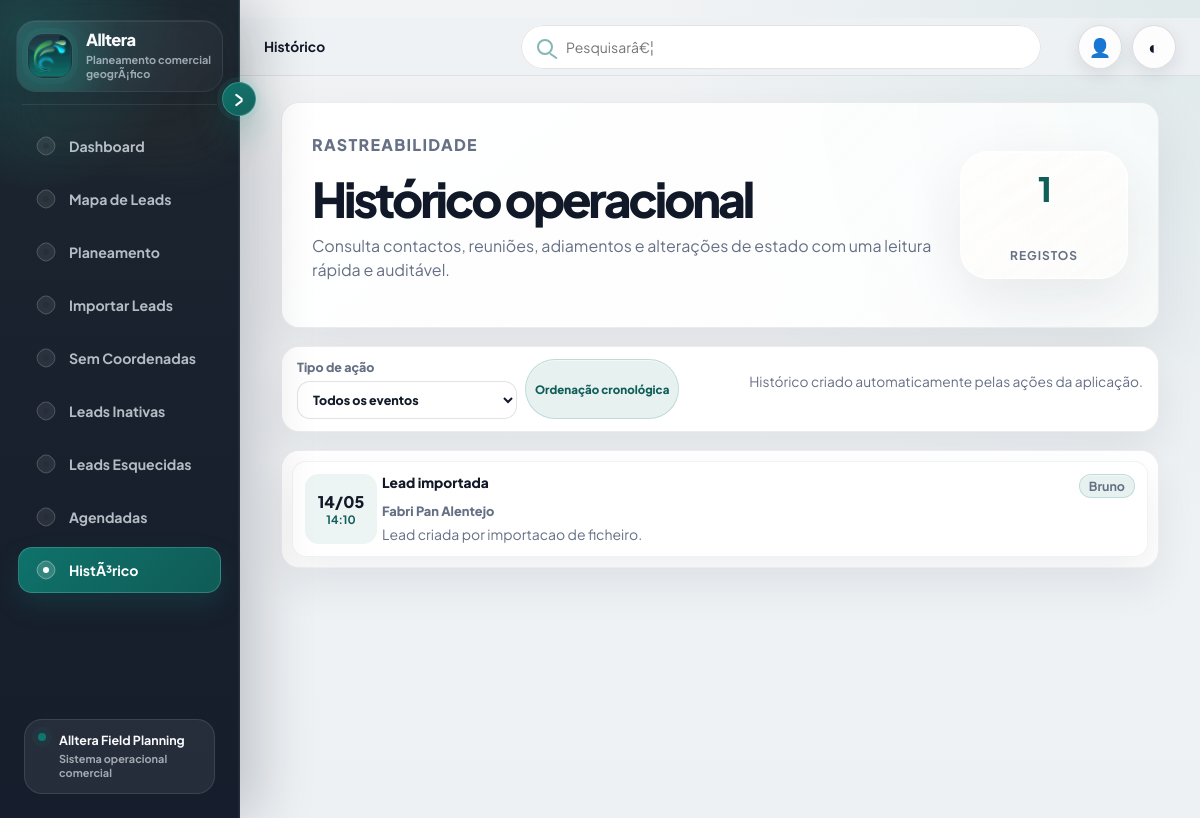
Page /historico?lead_id=38 on the earlier database version.
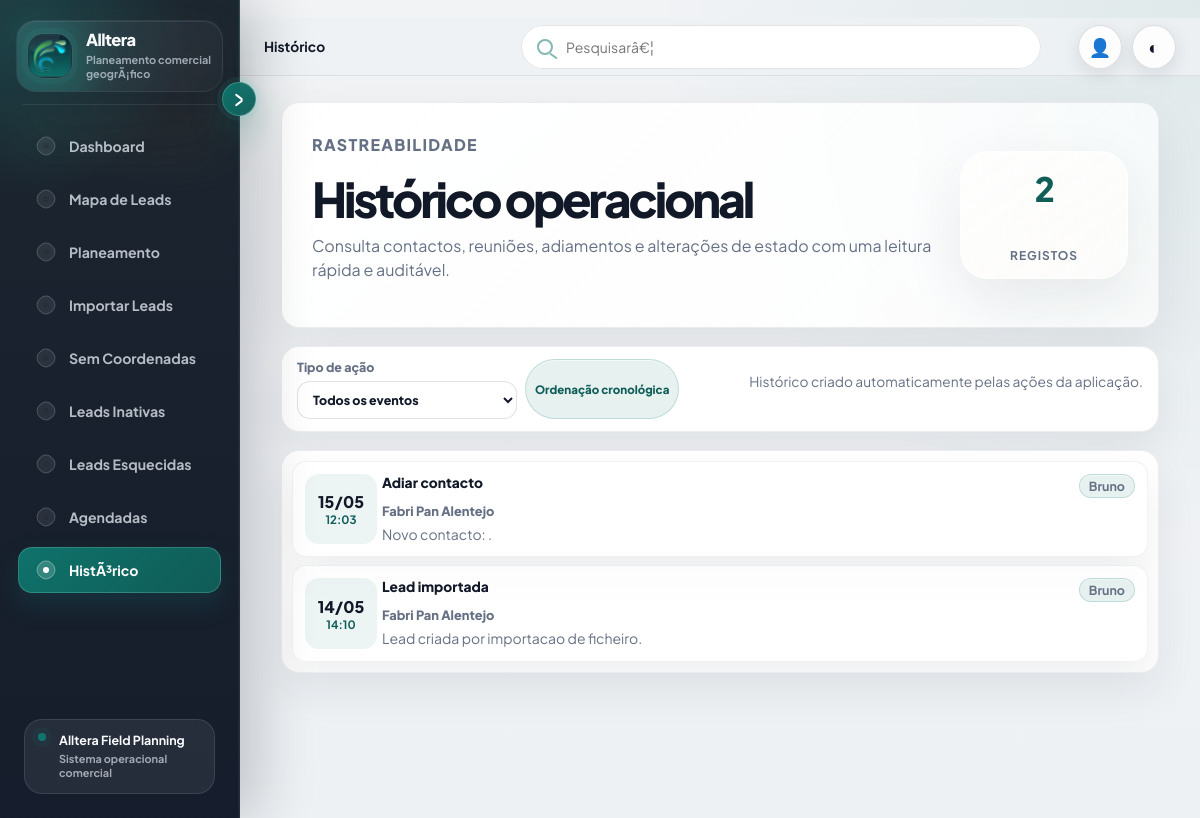
Same page on the later database version.
### PlataformaApoioDecisaoComercial/models.py (models this page shows, shortened)
class HistoricoLead(db.Model):
    id = db.Column(db.Integer, primary_key=True)
    lead_id = db.Column(db.Integer, db.ForeignKey("lead.id"), nullable=False)
    acao = db.Column(db.String(120), nullable=False)
    observacao = db.Column(db.Text, nullable=True)
    comercial_responsavel = db.Column(db.String(80), nullable=True)
    created_at = db.Column(db.DateTime, default=datetime.utcnow)

class Lead(db.Model):
    id = db.Column(db.Integer, primary_key=True)
    nome_cliente = db.Column(db.String(180), nullable=True)
    area_negocio = db.Column(db.String(120), nullable=True)
    cidade = db.Column(db.String(80), nullable=True)
    empresa = db.Column(db.String(180), nullable=True)
    nome_empresa = db.Column(db.String(180), nullable=False)
    tipo_cliente = db.Column(db.String(80), nullable=False)
    morada = db.Column(db.String(220), nullable=True)
    codigo_postal = db.Column(db.String(20), nullable=True)
    localidade = db.Column(db.String(80), nullable=False)
    contacto = db.Column(db.String(120), nullable=True)
    telefone = db.Column(db.String(40), nullable=True)
    email = db.Column(db.String(160), nullable=True)
    categoria = db.Column(db.String(120), nullable=True)
    nif = db.Column(db.String(30), nullable=True)
    observacoes = db.Column(db.Text, nullable=True)
    observacoes_contacto = db.Column(db.Text, nullable=True)
    reuniao_info = db.Column(db.Text, nullable=True)
    classificacao_observacao = db.Column(db.String(80), nullable=True)
    motivo_classificacao = db.Column(db.Text, nullable=True)
    latitude = db.Column(db.Float, nullable=True)
    longitude = db.Column(db.Float, nullable=True)
    estado = db.Column(db.String(40), nullable=False, default="Por contactar")
    estado_lead = db.Column(db.String(40), nullable=True, default="Por contactar")
    prioridade = db.Column(db.String(20), nullable=True, default="Baixa")
    comercial_responsavel = db.Column(db.String(80), nullable=False, default="Flávia")
    data_novo_contacto = db.Column(db.Date, nullable=True)
    data_reuniao = db.Column(db.Date, nullable=True)
    hora_reuniao = db.Column(db.String(10), nullable=True)
    tags = db.Column(db.String(300), nullable=True)
    created_at = db.Column(db.DateTime, default=datetime.utcnow)
    updated_at = db.Column(db.DateTime, default=datetime.utcnow, onupdate=datetime.utcnow)
    historico = db.relationship(
        "HistoricoLead",
        backref="lead",
        cascade="all, delete-orphan",
        order_by="desc(HistoricoLead.created_at)",
    )

### PlataformaApoioDecisaoComercial/app.py (the view)
    @app.route("/historico")
    def historico():
        lead_id = request.args.get("lead_id", type=int)
        query = HistoricoLead.query
        if lead_id:
            query = query.filter_by(lead_id=lead_id)
        entries = query.order_by(HistoricoLead.created_at.desc()).limit(300).all()
        return render_template("historico.html", entries=entries)

### PlataformaApoioDecisaoComercial/app.py (called while the page is built, shortened)
def is_scheduled_lead(lead):
    if not lead or not lead.data_novo_contacto:
        return False

def scheduled_bucket(lead, today=None):
    today = today or date.today()
    if not is_scheduled_lead(lead):
        return ""

def scheduled_leads_context(limit_today=None):
    today = date.today()
    buckets = {"today": [], "overdue": [], "next7": [], "future": []}
    for lead in Lead.query.order_by(Lead.data_novo_contacto.asc(), Lead.nome_empresa.asc()).all():
        bucket = scheduled_bucket(lead, today)
        if bucket:
            buckets[bucket].append(lead)
    today_items = buckets["today"][:limit_today] if limit_today else buckets["today"]
    return {
        "today": today_items,
        "overdue": buckets["overdue"],
        "next7": buckets["next7"],
        "future": buckets["future"],
        "today_count": len(buckets["today"]),
        "overdue_count": len(buckets["overdue"]),
        "badge_count": len(buckets["today"]) + len(buckets["overdue"]),
    }

### PlataformaApoioDecisaoComercial/templates/historico.html (shortened to what this page needs)
{% extends "base.html" %}
{% block header_title %}Histórico{% endblock %}
{% block content %}
<main class="page-shell history-page">
    <section class="panel import-hero history-hero">
        <div>
            <p class="eyebrow">Rastreabilidade</p>
            <h1>Histórico operacional</h1>
            <p>Consulta contactos, reuniões, adiamentos e alterações de estado com uma leitura rápida e auditável.</p>
        </div>
        <div class="history-hero__meta">
            <span>{{ entries|length }}</span>
            <strong>registos</strong>
        </div>
    </section>
    <section class="panel history-toolbar">
        <div>
            <label class="history-filter-label">Tipo de ação
                <select id="historyActionFilter">
                    <option value="">Todos os eventos</option>
                </select>
            </label>
            <span class="tag tag--soft">Ordenação cronológica</span>
        </div>
        <p class="hint">Histórico criado automaticamente pelas ações da aplicação.</p>
    </section>
    <section class="panel history-panel">
        <div class="history-table">
            {% for entry in entries %}
            <article class="history-entry" data-action-text="{{ entry.acao|lower }}">
                <div class="history-entry__date">
                    <strong>{{ entry.created_at.strftime("%d/%m") }}</strong>
                    <span>{{ entry.created_at.strftime("%H:%M") }}</span>
                </div>
                <div class="history-entry__body">
                    <div class="history-entry__top">
                        <strong>{{ entry.acao }}</strong>
                        <span class="tag action-badge">{{ entry.comercial_responsavel or "Sem comercial" }}</span>
                    </div>
                    <span>{{ entry.lead.nome_empresa }}</span>
                    <p>{{ entry.observacao or "Sem observacao" }}</p>
                </div>
            </article>
            {% else %}
            <p class="empty-state">Ainda nao existem registos de historico.</p>
            {% endfor %}
        </div>
    </section>
</main>
{% endblock %}

### PlataformaApoioDecisaoComercial/templates/base.html (shortened to what this page needs)
﻿<!doctype html>
<html lang="pt">
<head>
    <link rel="stylesheet" href="https://unpkg.com/leaflet@1.9.4/dist/leaflet.css">
    <link rel="stylesheet" href="{{ url_for('static', filename='css/styles.css') }}">
</head>
<body>
    <aside class="sidebar" aria-label="NavegaÃ§Ã£o principal">
        <div class="sidebar__aura" aria-hidden="true"></div>
        <div class="sidebar__brand">
            <div class="sidebar__logo" aria-hidden="true">
                <img src="{{ url_for('static', filename='favicon-main.png') }}" alt="">
            </div>
            <div class="sidebar__brand-text">
                <div class="sidebar__name">Alltera</div>
                <div class="sidebar__subtitle">Planeamento comercial geogrÃ¡fico</div>
            </div>
        </div>
        <div class="sidebar__divider"></div>
        <nav class="sidebar__nav" aria-label="Menu">
            <a class="sidebar__link" data-tooltip="Dashboard" href="{{ url_for('dashboard') }}" {% if request.endpoint == 'dashboard' %}aria-current="page"{% endif %}>
                <span class="sidebar__icon" aria-hidden="true"></span>
                <span>Dashboard</span>
            </a>
            <a class="sidebar__link" data-tooltip="Mapa de Leads" href="{{ url_for('mapa_leads') }}" {% if request.endpoint == 'mapa_leads' %}aria-current="page"{% endif %}>
                <span class="sidebar__icon" aria-hidden="true"></span>
                <span>Mapa de Leads</span>
            </a>
            <a class="sidebar__link" data-tooltip="Planeamento" href="{{ url_for('planeamento') }}" {% if request.endpoint == 'planeamento' %}aria-current="page"{% endif %}>
                <span class="sidebar__icon" aria-hidden="true"></span>
                <span>Planeamento</span>
            </a>
            <a class="sidebar__link" data-tooltip="Importar Leads" href="{{ url_for('importar_leads') }}" {% if request.endpoint == 'importar_leads' %}aria-current="page"{% endif %}>
                <span class="sidebar__icon" aria-hidden="true"></span>
                <span>Importar Leads</span>
            </a>
            <a class="sidebar__link" data-tooltip="Sem Coordenadas" href="{{ url_for('sem_coordenadas') }}" {% if request.endpoint == 'sem_coordenadas' %}aria-current="page"{% endif %}>
                <span class="sidebar__icon" aria-hidden="true"></span>
                <span>Sem Coordenadas</span>
            </a>
            <a class="sidebar__link" data-tooltip="Leads Inativas" href="{{ url_for('leads_inativas') }}" {% if request.endpoint == 'leads_inativas' %}aria-current="page"{% endif %}>
                <span class="sidebar__icon" aria-hidden="true"></span>
                <span>Leads Inativas</span>
            </a>
            <a class="sidebar__link" data-tooltip="Leads Esquecidas" href="{{ url_for('esquecidas') }}" {% if request.endpoint == 'esquecidas' %}aria-current="page"{% endif %}>
                <span class="sidebar__icon" aria-hidden="true"></span>
                <span>Leads Esquecidas</span>
            </a>
            <a class="sidebar__link" data-tooltip="Agendadas" href="{{ url_for('agendadas') }}" {% if request.endpoint == 'agendadas' %}aria-current="page"{% endif %}>
                <span class="sidebar__icon" aria-hidden="true"></span>
                <span>Agendadas</span>
            </a>
            <a class="sidebar__link" data-tooltip="HistÃ³rico" href="{{ url_for('historico') }}" {% if request.endpoint == 'historico' %}aria-current="page"{% endif %}>
                <span class="sidebar__icon" aria-hidden="true"></span>
                <span>HistÃ³rico</span>
            </a>
        </nav>
        <div class="sidebar__footer" aria-hidden="true">
            <div class="sidebar__mini-card">
                <div class="sidebar__pulse"></div>
                <div>
                    <strong>Alltera Field Planning</strong>
                    <span>Sistema operacional comercial</span>
                </div>
            </div>
        </div>
        <button class="sidebar__collapse" id="sidebarToggle" type="button" aria-label="Recolher menu" aria-expanded="true">
        </button>
    </aside>
    <div class="app-shell">
        <header class="topbar topbar--minimal" aria-label="Barra superior">
            <div class="topbar__title">{% block header_title %}Alltera Lead Planner{% endblock %}</div>
            {% set ep = request.endpoint %}
            {% if ep in ["mapa_leads", "esquecidas", "sem_coordenadas", "agendadas", "historico"] %}
                <div class="global-search" role="search">
                    <input id="globalSearchInput" type="search" placeholder="Pesquisarâ€¦" autocomplete="off" aria-label="Pesquisa">
                </div>
            {% endif %}
            <div class="topbar__actions">
                <a class="topbar-icon-button" href="{{ url_for('todas_leads') }}" title="Todas as Leads" aria-label="Todas as Leads" {% if request.endpoint == 'todas_leads' %}aria-current="page"{% endif %}>
                    <span aria-hidden="true">👤</span>
                </a>
                <button class="theme-toggle topbar-icon-button" id="themeToggle" type="button" title="Alternar modo escuro" aria-label="Alternar modo escuro">
                </button>
            </div>
        </header>
        <div class="app-shell__content">
            {% block content %}{% endblock %}
        </div>
    </div>
</body>
</html>

Differences in the rows shown:
added HistoricoLead: created_at "15/05", created_at "12:03", acao "Adiar contacto", comercial_responsavel "Bruno", lead.nome_empresa "Fabri Pan Alentejo", observacao "Novo contacto: ."
Other differences:
{{ entries|length }}: "1" → "2"
